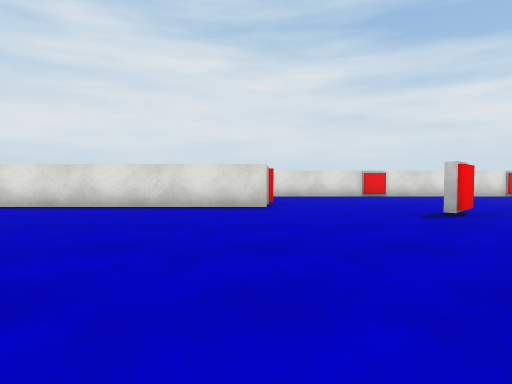
[1] (above)

20 first-person views from a walk through a 3-D level made in the Unity game engine. The camera is 0.62 m above the floor, tilts 2° down and sees 75° across. The floor is counted in squares, 1 m on a side. Each view is taken from the middle of a square. On the plan, view 1 faces up. The plan holds only what a view shows up to about 10 squares ahead; the rest is blank. The player is left out. Surface patterns are stand-ins for the level's own textures.

[2]
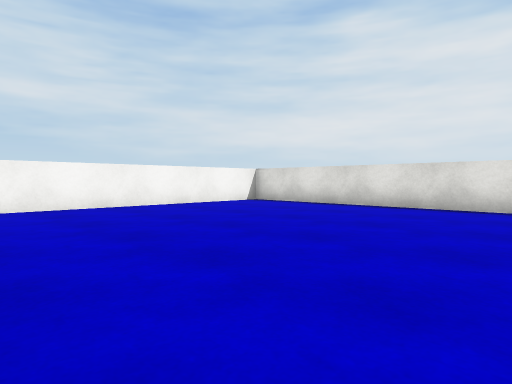

[3]
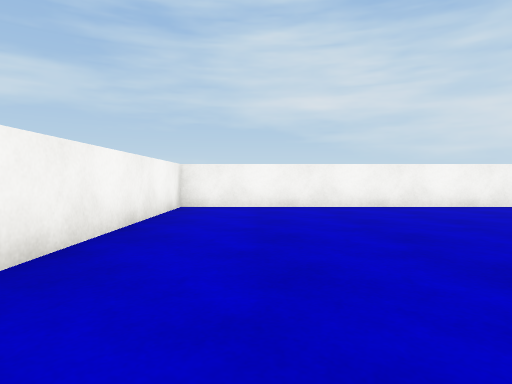

[4]
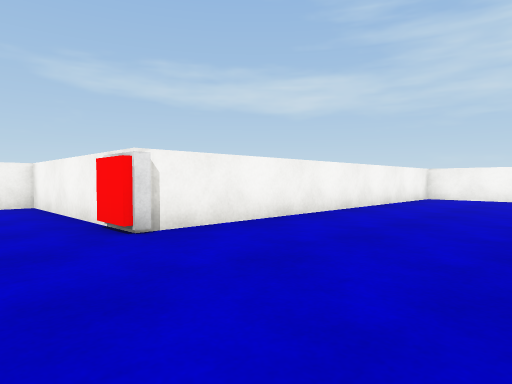

[5]
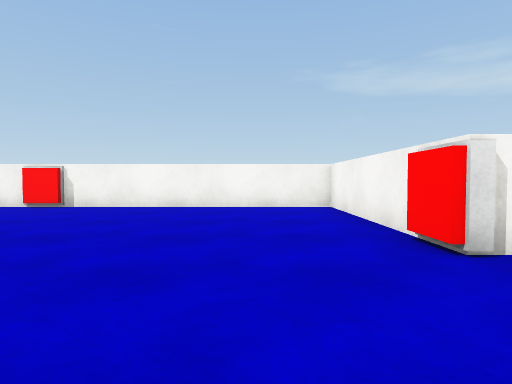

[6]
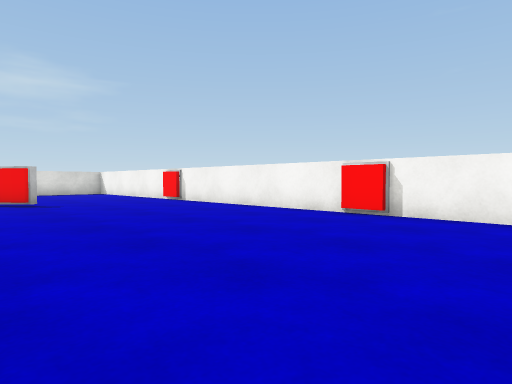

[7]
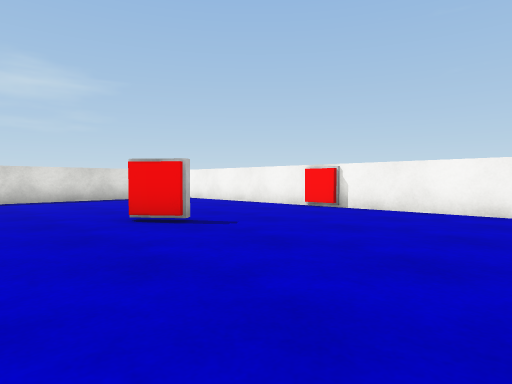

[8]
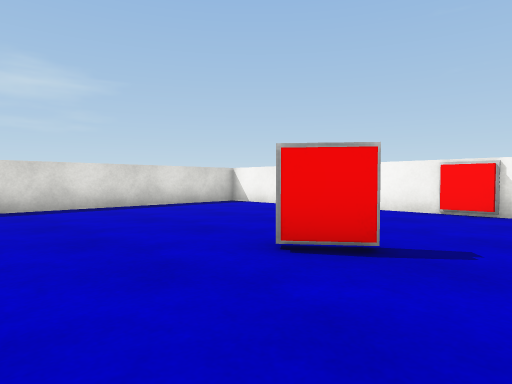

[9]
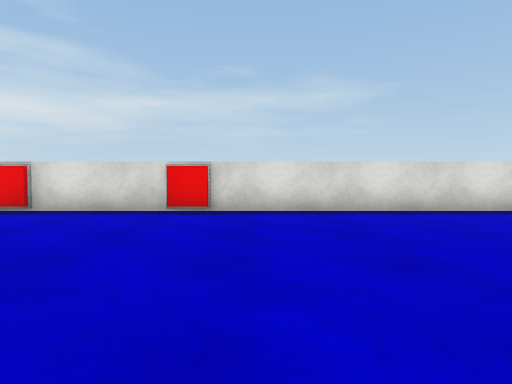

[10]
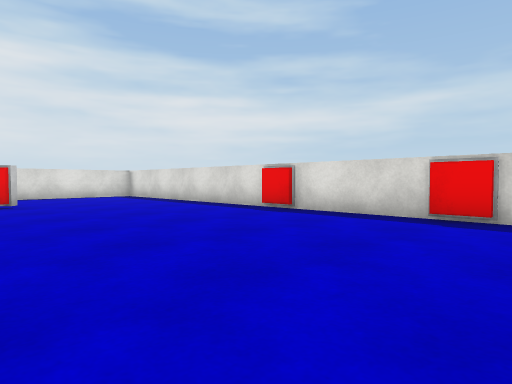

[11]
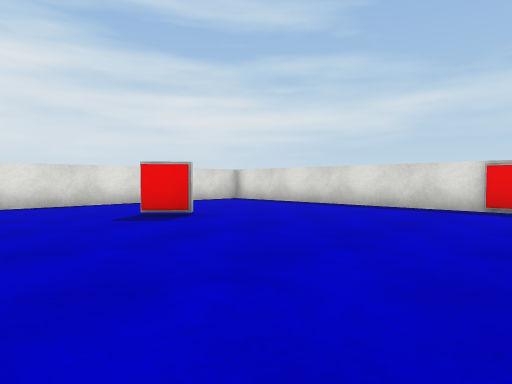

[12]
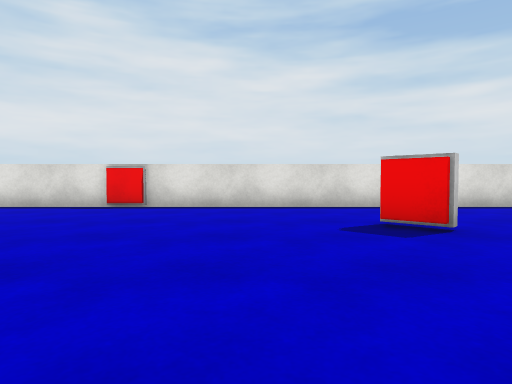

[13]
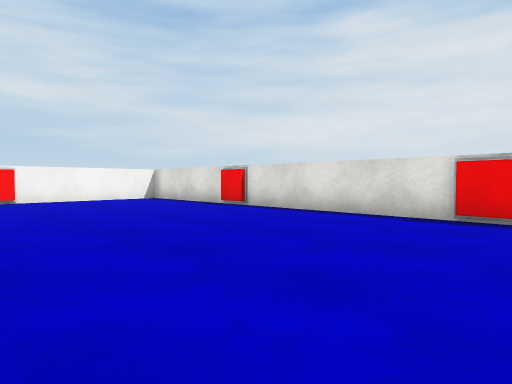

[14]
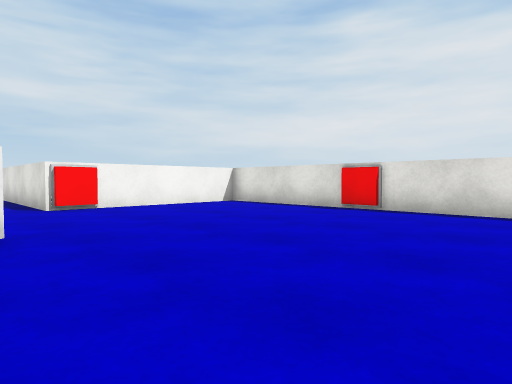

[15]
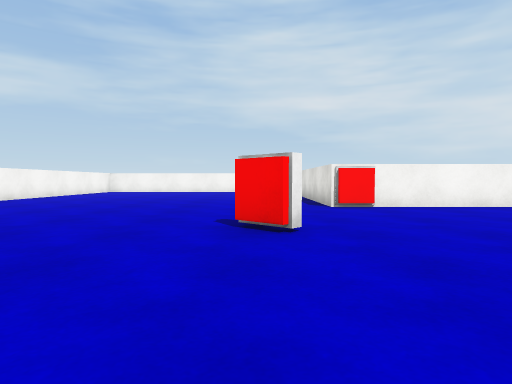

[16]
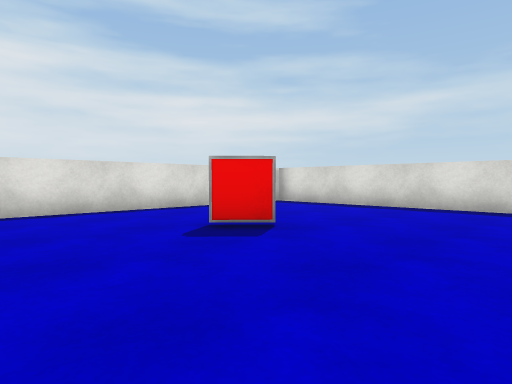

[17]
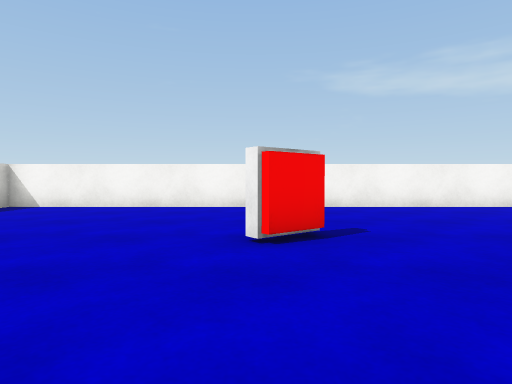

[18]
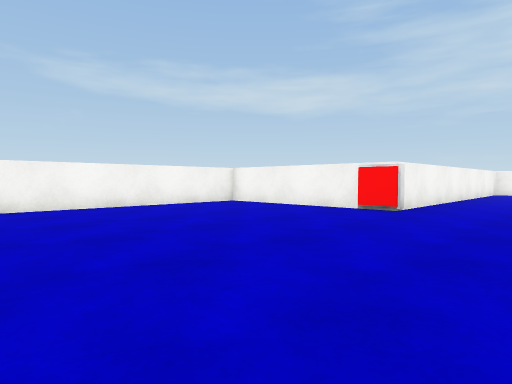

[19]
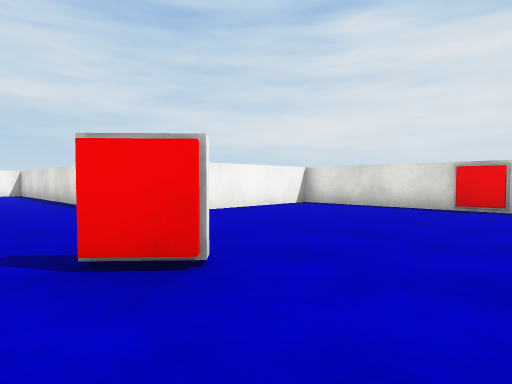

[20]
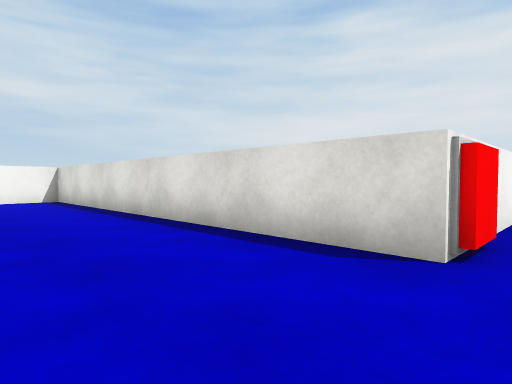

### Floor plan
Points are (right, up) in squares from view 1. A wall is a line through its corners. A room is listed if a view was taken in it or the views show most of it. See-through windows are left out.
Room 1 (views 1, 2, 3, 4, 5, 6, 7, 8, 9, 10, 11, 12, 13, 14, 15, 16, 17, 18, 19, 20)
walls: (0.3, -2.5) (0.3, -6.8) (12.5, -6.8); (-0.4, 7.8) (-9.7, 7.8) (-9.7, -1.7) (-0.4, -1.7); (3.6, 12.8) (0.3, 12.8) (0.3, 8.8); (14.4, -6.8) (19.8, -6.8) (19.8, 12.5); (19, 12.8) (5.5, 12.8)
objects: other object (0, -2); other object (0, 8); other object (4, 6); other object (4, 13) to (5, 13); other object (7, -7); other object (10, 13); other object (13, -7) to (14, -7); other object (13, -3) to (14, -2); other object (15, 9) to (15, 10); other object (20, 1); other object (20, 5)

Positions as (right, up) in squares from view 1, and headings:
1: (0, 0), facing up
2: (-2, 0), facing up-left
3: (-2, 0), facing left
4: (2, 2), facing down-left
5: (2, 1), facing down
6: (4, -1), facing down-right
7: (9, 0), facing down-right
8: (12, 0), facing down-right
9: (13, 0), facing right
10: (14, 0), facing up-right
11: (12, 4), facing up-right
12: (13, 5), facing up
13: (11, 7), facing up-left
14: (8, 6), facing up-left
15: (8, 6), facing left
16: (12, 6), facing up-right
17: (14, 1), facing down
18: (7, 1), facing down-left
19: (6, 5), facing up-left
20: (1, 5), facing up-left
